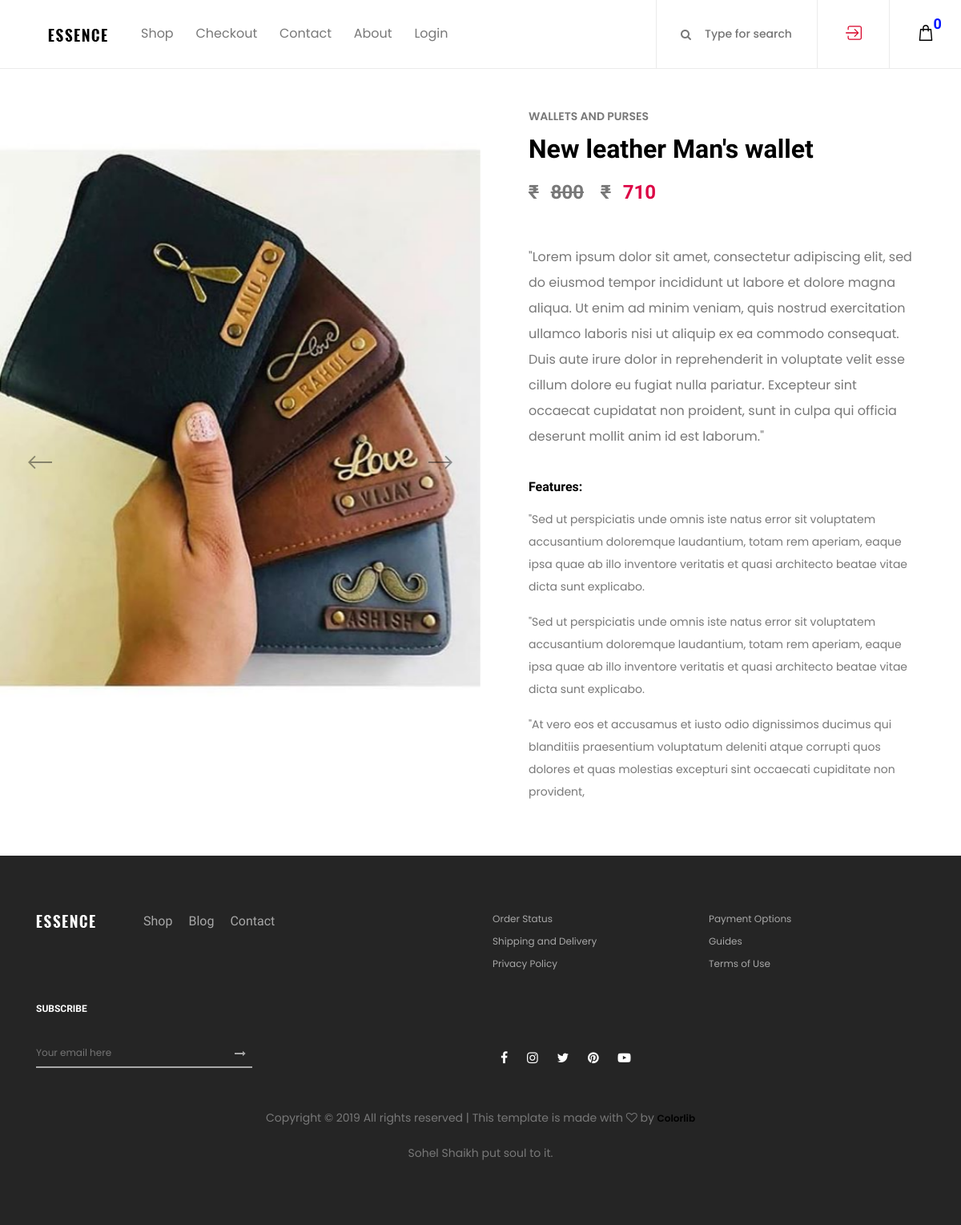
/products/5, run on the app's committed database.
### products/models.py (models this page shows, shortened)
class Product(models.Model):
    category = models.ForeignKey(Category, on_delete=models.DO_NOTHING)
    title = models.CharField(max_length=200)
    product_code = models.CharField(max_length=20)
    description = models.TextField(blank=True)
    tags = models.TextField(blank=True)
    feature_1 = models.CharField(max_length=400, blank=True)
    feature_2 = models.CharField(max_length=400, blank=True)
    feature_3 = models.CharField(max_length=400, blank=True)
    MRP = models.IntegerField()
    actual_price = models.IntegerField()
    delivery_charge = models.IntegerField()
    Warranty_info = models.CharField(max_length=200)
    photo_main_1 = models.ImageField(upload_to='photos/%Y/%m/%d/')
    photo_main_2 = models.ImageField(upload_to='photos/%Y/%m/%d/')
    photo_one = models.ImageField(upload_to='photos/%Y/%m/%d/', blank=True)
    photo_2 = models.ImageField(upload_to='photos/%Y/%m/%d/', blank=True)
    photo_3 = models.ImageField(upload_to='photos/%Y/%m/%d/', blank=True)
    photo_4 = models.ImageField(upload_to='photos/%Y/%m/%d/', blank=True)
    is_published = models.BooleanField(default=True)
    list_date = models.DateTimeField(default=datetime.now, blank=True)

class Category(models.Model):
    category = models.CharField(max_length=100, unique=True)
    photo_main_1 = models.ImageField(upload_to='photos/%Y/%m/%d/', blank=True)
    has_img = models.BooleanField(default=False)
    class Meta:
        verbose_name_plural = "categories"
    def __str__(self):
        return self.category

### products/views.py (the view)
# urls.py: path('<int:product_id>', views.product, name='product'),
def product(request, product_id):
    product = get_object_or_404(Product, pk=product_id)
    context = {
        'product' : product
    }
    return render(request, 'products/product.html', context)

### accounts/context_processors.py (called while the page is built, shortened)
def cart_processor(request):
    act_user_ac = active_user()
    act_user_pr = active_user_ajax()
    if(act_user_ac != 0):
        cart_item = Cart.objects.filter(user_id=act_user_ac)
        count = cart_item.count()
        print('-'*50)
        print(count)
        print('ac gave this {}'.format(act_user_ac))
        print(cart_item)
        print('-'*50)
        context = {
            'cart_item': cart_item,
            'len_cart': count,
        }
        return context
    else:
        cart_item = Cart.objects.filter(user_id=act_user_pr)
        count = cart_item.count()
        print('-'*50)
        print(count)
        print('pr gave this {}'.format(act_user_pr))
        print(cart_item)
        print('-'*50)
        context = {
            'cart_item': cart_item,
            'len_cart': count,
        }
        return context

### accounts/views.py (called while the page is built)
def active_user():
    global active_ac
    return active_ac

### products/views.py (called while the page is built)
def active_user_ajax():
    global active_pr
    return active_pr

### templates/products/product.html (shortened to what this page needs)
{% extends 'base.html' %}
{% load static %}
{% load humanize %}
{% block content %}
    <section class="single_product_details_area d-flex align-items-center">
        <div class="single_product_thumb clearfix">
            <div class="product_thumbnail_slides owl-carousel">
                <img src="{{ product.photo_main_1.url }}" alt="">
            </div>
        </div>
        <div class="single_product_desc clearfix">
            <span>{{ product.category }}</span>
                <h2>{{ product.title }}</h2>
            <p class="product-price"><span class="old-price"><span>&#8377;</span>{{ product.MRP | intcomma }}</span></span>
                <span>&#8377;</span>{{ product.actual_price | intcomma }}</p>
            <br>
            <p class="product-desc">{{product.description}}</p>
            <br>
            <blockquote><h6>
                Features:
            </h6></blockquote>
            <p>
                {{ product.feature_1 }}
            </p>
            <p>
                {{ product.feature_2 }}
            </p>
            <p>
                {{ product.feature_3 }}
            </p>
        </div>
    </section>
{% endblock %}

### ghost/static/css/core-style.css (style rules this page uses)
* { margin: 0; padding: 0; }
body { font-family: "Poppins", sans-serif; font-size: 14px; background-color: #ffffff; margin-top: 85px; }
h1, h2, h3, h4, h5, h6 { color: #000000; line-height: 1.3; font-weight: 700; font-family: "Ubuntu", sans-serif; }
p { color: #787878; font-size: 14px; line-height: 2; font-weight: 400; }
img { height: auto; max-width: 100%; }
.single_product_details_area { position: relative; z-index: 100; -ms-flex-wrap: wrap; flex-wrap: wrap; }
.single_product_details_area .single_product_thumb, .single_product_details_area .single_product_desc { -webkit-box-flex: 0; -ms-flex: 0 0 50%; flex: 0 0 50%; max-width: 50%; width: 50%; position: relative; z-index: 1; }
.single_product_details_area .product_thumbnail_slides { position: relative; z-index: 1; }
.single_product_details_area .single_product_desc { position: relative; z-index: 1; padding: 50px 5%; }
.single_product_details_area .single_product_desc span { font-size: 14px; text-transform: uppercase; font-weight: 600; color: #787878; margin-bottom: 10px; display: block; }
.single_product_details_area .single_product_desc .product-price { margin-bottom: 0; font-family: "Ubuntu", sans-serif; font-size: 24px; color: #dc0345; font-weight: 700; }
.single_product_details_area .single_product_desc .product-price span { display: inline-block; font-family: "Ubuntu", sans-serif; font-size: 24px; color: #787878; font-weight: 700; text-decoration: line-through; margin-right: 15px; }
.single_product_details_area .single_product_desc .product-desc { font-size: 16px; }

### data on the page
Product: photo_main_1 (picture), category "WALLETS AND PURSES", title "New leather Man's wallet", MRP "800", actual_price "710", description "\"Lorem ipsum dolor sit amet, consectetur adipiscing elit, sed do eiusmod tempor incididunt ut labore et dolore magna aliqua. Ut enim ad minim veniam, quis nostrud exercitation ullamco laboris nisi ut aliquip ex ea commodo consequat. Duis aute irure dolor in reprehenderit in voluptate velit esse cillum dolore eu fugiat nulla pariatur. Excepteur sint occaecat cupidatat non proident, sunt in culpa qui officia deserunt mollit anim id est laborum.\"", feature_1 "\"Sed ut perspiciatis unde omnis iste natus error sit voluptatem accusantium doloremque laudantium, totam rem aperiam, eaque ipsa quae ab illo inventore veritatis et quasi architecto beatae vitae dicta sunt explicabo.", feature_2 "\"Sed ut perspiciatis unde omnis iste natus error sit voluptatem accusantium doloremque laudantium, totam rem aperiam, eaque ipsa quae ab illo inventore veritatis et quasi architecto beatae vitae dicta sunt explicabo.", feature_3 "\"At vero eos et accusamus et iusto odio dignissimos ducimus qui blanditiis praesentium voluptatum deleniti atque corrupti quos dolores et quas molestias excepturi sint occaecati cupiditate non provident,"

### other printed values
{{ len_cart }} "0"
